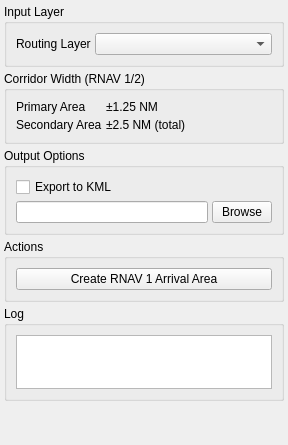
<?xml version="1.0" encoding="UTF-8"?>
<ui version="4.0">
 <class>QPANSOPYRnav1ArrivalDockWidget</class>
 <widget class="QDockWidget" name="QPANSOPYRnav1ArrivalDockWidget">
  <property name="minimumSize">
   <size>
    <width>250</width>
    <height>200</height>
   </size>
  </property>
  <property name="windowTitle">
   <string>RNAV 1 Arrival</string>
  </property>
  <widget class="QWidget" name="dockWidgetContents">
   <layout class="QVBoxLayout" name="verticalLayout">
    <property name="spacing">
     <number>4</number>
    </property>
    <property name="margin">
     <number>4</number>
    </property>
    <item>
     <widget class="QGroupBox" name="inputGroup">
      <property name="sizePolicy">
       <sizepolicy hsizetype="Preferred" vsizetype="Fixed">
        <horstretch>0</horstretch>
        <verstretch>0</verstretch>
       </sizepolicy>
      </property>
      <property name="title">
       <string>Input Layer</string>
      </property>
      <layout class="QFormLayout" name="formLayout">
       <property name="spacing">
        <number>4</number>
       </property>
       <item row="0" column="0">
        <widget class="QLabel" name="routingLabel">
         <property name="text">
          <string>Routing Layer</string>
         </property>
        </widget>
       </item>
       <item row="0" column="1">
        <widget class="QgsMapLayerComboBox" name="routingLayerComboBox">
         <property name="sizePolicy">
          <sizepolicy hsizetype="Expanding" vsizetype="Fixed">
           <horstretch>0</horstretch>
           <verstretch>0</verstretch>
          </sizepolicy>
         </property>
        </widget>
       </item>
      </layout>
     </widget>
    </item>
    <item>
     <widget class="QGroupBox" name="infoGroup">
      <property name="sizePolicy">
       <sizepolicy hsizetype="Preferred" vsizetype="Fixed">
        <horstretch>0</horstretch>
        <verstretch>0</verstretch>
       </sizepolicy>
      </property>
      <property name="title">
       <string>Corridor Width (RNAV 1/2)</string>
      </property>
      <layout class="QFormLayout" name="infoFormLayout">
       <property name="spacing">
        <number>4</number>
       </property>
       <item row="0" column="0">
        <widget class="QLabel" name="primaryLabel">
         <property name="text">
          <string>Primary Area</string>
         </property>
        </widget>
       </item>
       <item row="0" column="1">
        <widget class="QLabel" name="primaryValue">
         <property name="text">
          <string>±1.25 NM</string>
         </property>
        </widget>
       </item>
       <item row="1" column="0">
        <widget class="QLabel" name="secondaryLabel">
         <property name="text">
          <string>Secondary Area</string>
         </property>
        </widget>
       </item>
       <item row="1" column="1">
        <widget class="QLabel" name="secondaryValue">
         <property name="text">
          <string>±2.5 NM (total)</string>
         </property>
        </widget>
       </item>
      </layout>
     </widget>
    </item>
    <item>
     <widget class="QGroupBox" name="outputGroup">
      <property name="sizePolicy">
       <sizepolicy hsizetype="Preferred" vsizetype="Fixed">
        <horstretch>0</horstretch>
        <verstretch>0</verstretch>
       </sizepolicy>
      </property>
      <property name="title">
       <string>Output Options</string>
      </property>
      <layout class="QVBoxLayout" name="outputLayout">
       <property name="spacing">
        <number>4</number>
       </property>
       <item>
        <widget class="QCheckBox" name="exportKmlCheckBox">
         <property name="text">
          <string>Export to KML</string>
         </property>
        </widget>
       </item>
       <item>
        <layout class="QHBoxLayout" name="folderLayout">
         <item>
          <widget class="QLineEdit" name="outputFolderLineEdit">
           <property name="readOnly">
            <bool>true</bool>
           </property>
          </widget>
         </item>
         <item>
          <widget class="QPushButton" name="browseButton">
           <property name="text">
            <string>Browse</string>
           </property>
           <property name="maximumSize">
            <size>
             <width>60</width>
             <height>16777215</height>
            </size>
           </property>
          </widget>
         </item>
        </layout>
       </item>
      </layout>
     </widget>
    </item>
    <item>
     <widget class="QGroupBox" name="actionGroup">
      <property name="sizePolicy">
       <sizepolicy hsizetype="Preferred" vsizetype="Fixed">
        <horstretch>0</horstretch>
        <verstretch>0</verstretch>
       </sizepolicy>
      </property>
      <property name="title">
       <string>Actions</string>
      </property>
      <layout class="QVBoxLayout" name="actionLayout">
       <property name="spacing">
        <number>4</number>
       </property>
       <item>
        <widget class="QPushButton" name="calculateButton">
         <property name="text">
          <string>Create RNAV 1 Arrival Area</string>
         </property>
        </widget>
       </item>
      </layout>
     </widget>
    </item>
    <item>
     <widget class="QGroupBox" name="logGroup">
      <property name="sizePolicy">
       <sizepolicy hsizetype="Preferred" vsizetype="Fixed">
        <horstretch>0</horstretch>
        <verstretch>0</verstretch>
       </sizepolicy>
      </property>
      <property name="title">
       <string>Log</string>
      </property>
      <property name="maximumSize">
       <size>
        <width>16777215</width>
        <height>95</height>
       </size>
      </property>
      <layout class="QVBoxLayout" name="logLayout">
       <property name="spacing">
        <number>2</number>
       </property>
       <item>
        <widget class="QTextEdit" name="logTextEdit">
         <property name="readOnly">
          <bool>true</bool>
         </property>
        </widget>
       </item>
      </layout>
     </widget>
    </item>
    <item>
     <spacer name="verticalSpacer">
      <property name="orientation">
       <enum>Qt::Vertical</enum>
      </property>
      <property name="sizeHint" stdset="0">
       <size>
        <width>20</width>
        <height>40</height>
       </size>
      </property>
     </spacer>
    </item>
   </layout>
  </widget>
 </widget>
 <customwidgets>
  <customwidget>
   <class>QgsMapLayerComboBox</class>
   <extends>QComboBox</extends>
   <header>qgsmaplayercombobox.h</header>
  </customwidget>
 </customwidgets>
 <resources/>
 <connections/>
</ui>
